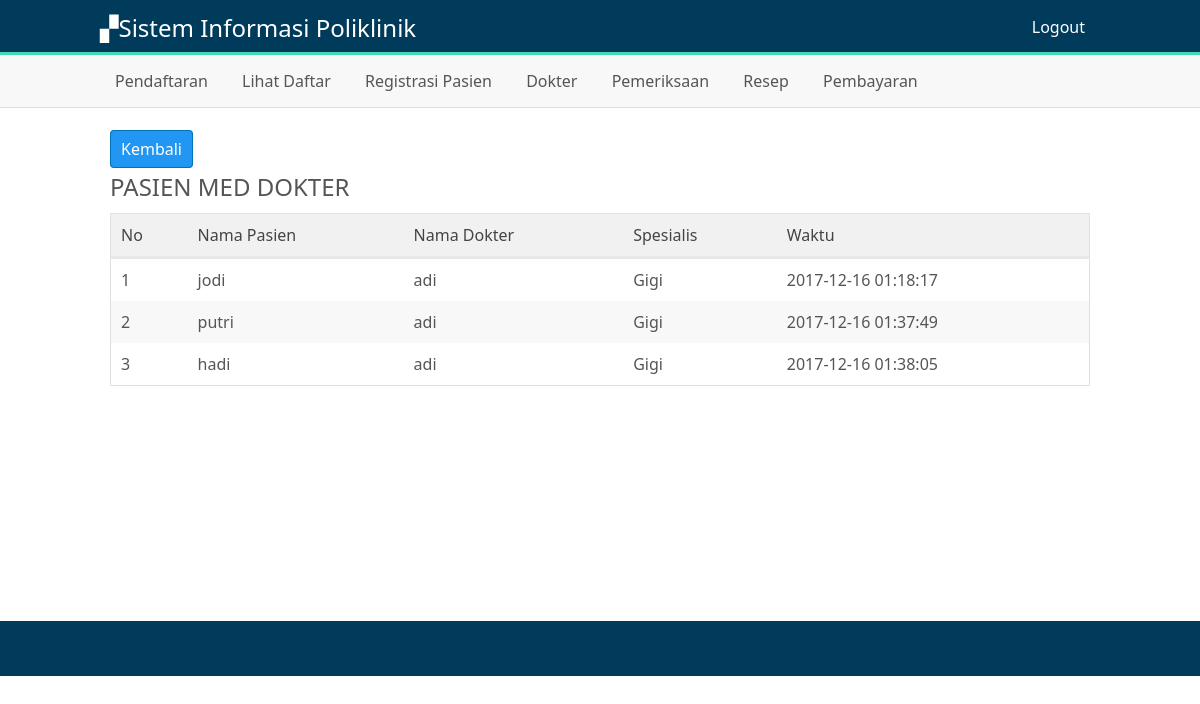
The app's page /operator/list.php?med=Gigi (signed in) with its own data.
### tables this page shows
CREATE TABLE IF NOT EXISTS `pendaftaran` (
  `id_pendaftaran` int(11) NOT NULL AUTO_INCREMENT,
  `tanggal_daftar` timestamp NOT NULL DEFAULT CURRENT_TIMESTAMP ON UPDATE CURRENT_TIMESTAMP,
  `dokter` varchar(20) NOT NULL,
  `pasien` varchar(20) NOT NULL,
  `med` varchar(20) NOT NULL,
  `ket` text NOT NULL,
  PRIMARY KEY (`id_pendaftaran`),
  KEY `id_dokter` (`dokter`),
  KEY `id_pasien` (`pasien`),
  KEY `id_med` (`med`)
);

### Control.php (called while the page is built, shortened)
<?php
$link = mysqli_connect('localhost','root','','poliklinik');
function data($query){
	global $link;
	$result = mysqli_query($link,$query);
	return $result;
}
?>

### operator/list.php (the view, shortened to what this page needs)
<?php
require_once 'view/view.php';
require_once '../Control.php';
$med = $_GET['med'];
$query = "SELECT * FROM pendaftaran WHERE med = '$med' ";
$read = data($query);
 ?>
<div class="konten">
		<div class="mainop">
			<a href="dafpasien.php" class="tmbl biru">Kembali</a>
			<h2>PASIEN MED DOKTER</h2>
			<table>
				<thead>
					<tr>
						<td>No</td>
						<td>Nama Pasien</td>
						<td>Nama Dokter</td>
						<td>Spesialis</td>
						<td>Waktu</td>
					</tr>
				</thead>
				<tbody>
			<?php
			$no = 0;
			 while($row = mysqli_fetch_assoc($read)){
			 $no++;
			 	?>
					<tr>
						<td><?= $no ?></td>
						<td><?= $row['pasien'] ?></td>
						<td><?= $row['dokter'] ?></td>
						<td><?= $row['med'] ?></td>
						<td><?= $row['tanggal_daftar'] ?></td>
					</tr>
			<?php } ?>
				</tbody>
			</table>
		</div>
</div>

### style.css (style rules this page uses)
* { margin: 0; padding: 0; font-family: 'Century Gothic','Segoe UI',sans-serif; box-sizing: border-box; text-decoration: none; font-weight: normal; }
body { background: #fff; font-size: 16px; color: #555; }
.konten { width: 1000px; margin: 0 auto; }
nav, h1,h2,h3,h4,p,b { display: block; }
.tmbl { padding: 7px 10px; font-size: 1em; border-radius: 4px; }
.biru { background: #2196f3; color: #fff; border:1px solid #0074b9; }
table { border-collapse: collapse; width: 100%; border:1px solid #e0e0e0; }
table td { padding: 10px; }
table thead { background: #f1f1f1; color: #444; border-bottom: 3px solid #e7e7e7; }
table tbody tr:nth-child(even) { background: #f8f8f8; }
.mainop { background: #fff; min-height: 473px; padding: 10px; width: 100%; margin-bottom: 20px; }
.mainop h2 { padding: 10px 0px; }

### records on screen
pendaftaran: pasien "jodi", dokter "adi", med "Gigi", tanggal_daftar "2017-12-16 01:18:17"
pendaftaran: pasien "putri", dokter "adi", med "Gigi", tanggal_daftar "2017-12-16 01:37:49"
pendaftaran: pasien "hadi", dokter "adi", med "Gigi", tanggal_daftar "2017-12-16 01:38:05"
